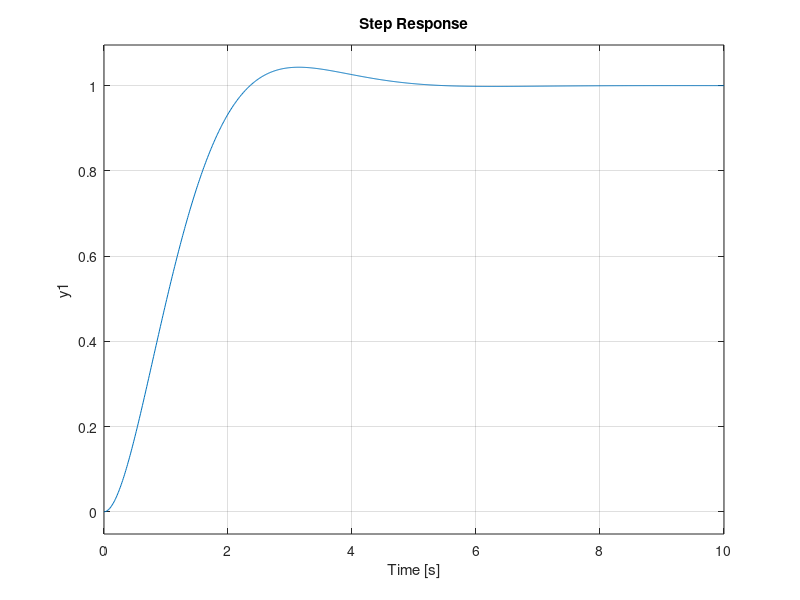

Here is the MATLAB script that generated this plot: (Note: this script raises an error after producing the figure.)
clc; close all;

%% 3.1
k = 2;

num = k;
den = [1 2 k];
sysA = tf(num, den);

t = 0:0.01:10;

step(sysA, t)
stepinfo(sysA)

%% 3.2
k = 2.44;

num = k;
den = [1 2 k];
sysA = tf(num, den);

t = 0:0.01:10;

step(sysA, t)
stepinfo(sysA)
